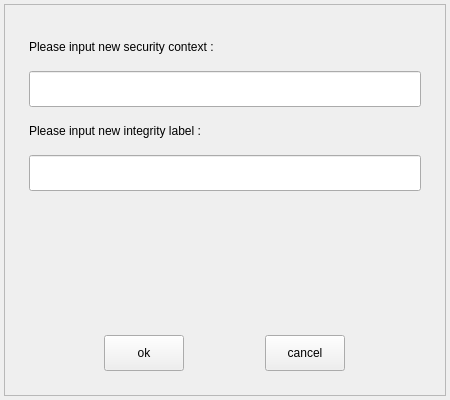
<?xml version="1.0" encoding="UTF-8"?>
<ui version="4.0">
 <class>ModifySecurityContext</class>
 <widget class="QWidget" name="ModifySecurityContext">
  <property name="geometry">
   <rect>
    <x>0</x>
    <y>0</y>
    <width>450</width>
    <height>400</height>
   </rect>
  </property>
  <property name="windowTitle">
   <string>Form</string>
  </property>
  <layout class="QVBoxLayout" name="verticalLayout">
   <property name="spacing">
    <number>4</number>
   </property>
   <property name="leftMargin">
    <number>4</number>
   </property>
   <property name="topMargin">
    <number>4</number>
   </property>
   <property name="rightMargin">
    <number>4</number>
   </property>
   <property name="bottomMargin">
    <number>4</number>
   </property>
   <item>
    <widget class="QFrame" name="m_frame">
     <property name="frameShape">
      <enum>QFrame::StyledPanel</enum>
     </property>
     <property name="frameShadow">
      <enum>QFrame::Raised</enum>
     </property>
     <layout class="QVBoxLayout" name="verticalLayout_2">
      <property name="leftMargin">
       <number>24</number>
      </property>
      <property name="topMargin">
       <number>24</number>
      </property>
      <property name="rightMargin">
       <number>24</number>
      </property>
      <property name="bottomMargin">
       <number>24</number>
      </property>
      <item>
       <widget class="QLabel" name="m_label">
        <property name="sizePolicy">
         <sizepolicy hsizetype="Fixed" vsizetype="Fixed">
          <horstretch>0</horstretch>
          <verstretch>0</verstretch>
         </sizepolicy>
        </property>
        <property name="minimumSize">
         <size>
          <width>0</width>
          <height>36</height>
         </size>
        </property>
        <property name="text">
         <string>Please input new security context :</string>
        </property>
       </widget>
      </item>
      <item>
       <widget class="QLineEdit" name="m_securityContext">
        <property name="minimumSize">
         <size>
          <width>0</width>
          <height>36</height>
         </size>
        </property>
       </widget>
      </item>
      <item>
       <widget class="QLabel" name="m_integrityNote">
        <property name="sizePolicy">
         <sizepolicy hsizetype="Fixed" vsizetype="Fixed">
          <horstretch>0</horstretch>
          <verstretch>0</verstretch>
         </sizepolicy>
        </property>
        <property name="minimumSize">
         <size>
          <width>0</width>
          <height>36</height>
         </size>
        </property>
        <property name="text">
         <string>Please input new integrity label :</string>
        </property>
       </widget>
      </item>
      <item>
       <widget class="QLineEdit" name="m_integrityLabel">
        <property name="minimumSize">
         <size>
          <width>0</width>
          <height>36</height>
         </size>
        </property>
        <property name="text">
         <string/>
        </property>
       </widget>
      </item>
      <item>
       <spacer name="verticalSpacer">
        <property name="orientation">
         <enum>Qt::Vertical</enum>
        </property>
        <property name="sizeHint" stdset="0">
         <size>
          <width>20</width>
          <height>40</height>
         </size>
        </property>
       </spacer>
      </item>
      <item>
       <layout class="QHBoxLayout" name="horizontalLayout">
        <item>
         <widget class="QPushButton" name="m_ok">
          <property name="sizePolicy">
           <sizepolicy hsizetype="Fixed" vsizetype="Fixed">
            <horstretch>0</horstretch>
            <verstretch>0</verstretch>
           </sizepolicy>
          </property>
          <property name="minimumSize">
           <size>
            <width>72</width>
            <height>36</height>
           </size>
          </property>
          <property name="text">
           <string>ok</string>
          </property>
          <property name="okStyle" stdset="0">
           <bool>true</bool>
          </property>
         </widget>
        </item>
        <item>
         <widget class="QPushButton" name="m_cancel">
          <property name="sizePolicy">
           <sizepolicy hsizetype="Fixed" vsizetype="Fixed">
            <horstretch>0</horstretch>
            <verstretch>0</verstretch>
           </sizepolicy>
          </property>
          <property name="minimumSize">
           <size>
            <width>72</width>
            <height>36</height>
           </size>
          </property>
          <property name="text">
           <string>cancel</string>
          </property>
         </widget>
        </item>
       </layout>
      </item>
     </layout>
    </widget>
   </item>
  </layout>
 </widget>
 <resources/>
 <connections/>
</ui>
